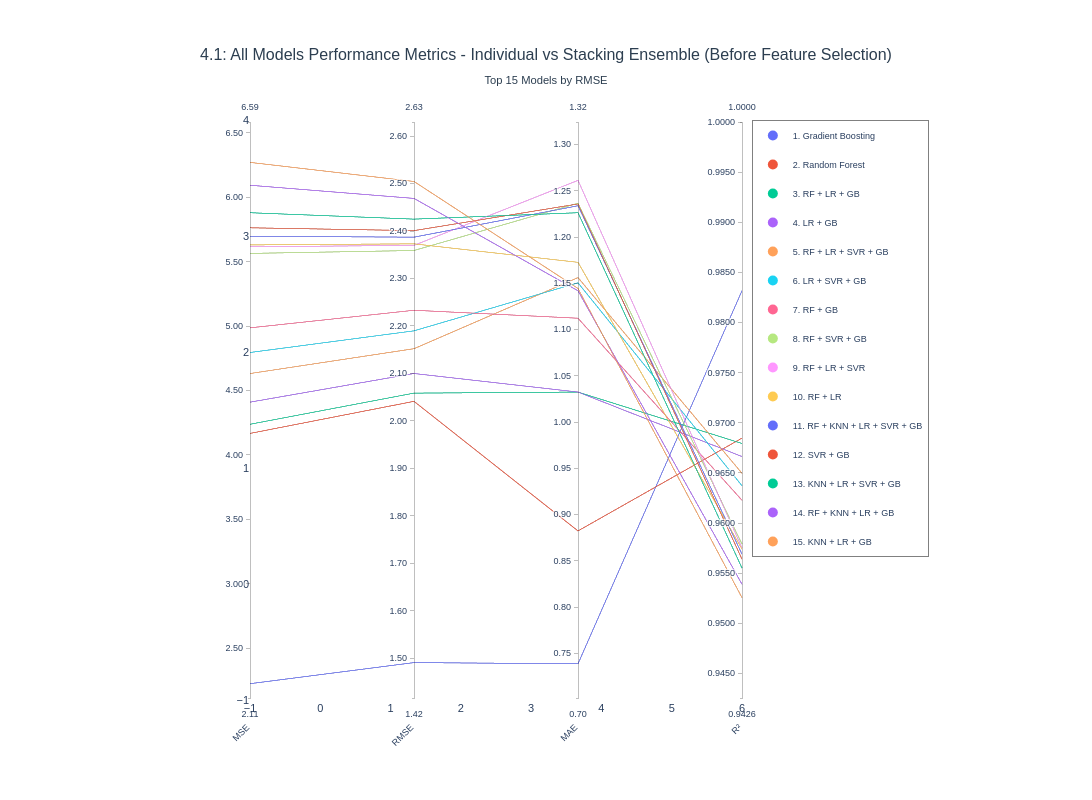

Write notebook code for a chart like this one.
### Code cell
def plot_parallel_coordinates_all_models(
    results_df,
    y_test,
    rf_pred,
    gb_pred,
    lr_pred,
    knn_pred,
    svr_pred,
    title="All Models Performance Metrics",
    top_n=15
):
    df_plot = results_df.copy()

    individual_predictions = {
        'Random Forest': rf_pred,
        'Gradient Boosting': gb_pred,
        'Linear Regression': lr_pred,
        'K-Nearest Neighbors': knn_pred,
        'Support Vector Regression': svr_pred
    }

    individual_rows = []
    for model_name, predictions in individual_predictions.items():
        mse = mean_squared_error(y_test, predictions)
        rmse = np.sqrt(mse)
        mae = mean_absolute_error(y_test, predictions)
        r2 = r2_score(y_test, predictions)

        individual_rows.append({
            'Base Models': model_name,
            'Num Models': 1,
            'MSE': mse,
            'RMSE': rmse,
            'MAE': mae,
            'R2': r2
        })

    df_individual = pd.DataFrame(individual_rows)
    df_plot = pd.concat([df_individual, df_plot], ignore_index=True)
    df_plot = df_plot.nsmallest(top_n, 'RMSE').reset_index(drop=True)

    import plotly.express as px
    colors = px.colors.qualitative.Plotly
    n_models = len(df_plot)
    color_mapping = [colors[i % len(colors)] for i in range(n_models)]

    fig = go.Figure(data=
        go.Parcoords(
            line=dict(
                color=list(range(n_models)),
                colorscale=[[i/(n_models-1), color_mapping[i]] for i in range(n_models)],
                showscale=False
            ),
            dimensions=[
                dict(
                    range=[df_plot['MSE'].min() * 0.95, df_plot['MSE'].max() * 1.05],
                    label='MSE',
                    values=df_plot['MSE'].tolist(),
                    tickformat='.2f'
                ),
                dict(
                    range=[df_plot['RMSE'].min() * 0.95, df_plot['RMSE'].max() * 1.05],
                    label='RMSE',
                    values=df_plot['RMSE'].tolist(),
                    tickformat='.2f'
                ),
                dict(
                    range=[df_plot['MAE'].min() * 0.95, df_plot['MAE'].max() * 1.05],
                    label='MAE',
                    values=df_plot['MAE'].tolist(),
                    tickformat='.2f'
                ),
                dict(
                    range=[df_plot['R2'].min() - 0.01, 1.0],
                    label='R²',
                    values=df_plot['R2'].tolist(),
                    tickformat='.4f'
                )
            ],
            labelangle=-45,
            labelside='bottom'
        )
    )

    fig.update_layout(
        title=dict(
            text=f"{title}<br><sub>Top {top_n} Models by RMSE</sub>",
            font=dict(size=16, family='Arial, sans-serif', color='#2c3e50'),
            x=0.5,
            xanchor='center'
        ),
        plot_bgcolor='white',
        paper_bgcolor='white',
        font=dict(size=11, family='Arial, sans-serif'),
        height=800,
        width=1400,
        margin=dict(l=250, r=350, t=120, b=100),
        hovermode='closest',
        showlegend=True,
        legend=dict(
            orientation="v",
            yanchor="top",
            y=1.0,
            xanchor="left",
            x=1.02,
            bgcolor="rgba(255, 255, 255, 0.95)",
            bordercolor="gray",
            borderwidth=1,
            font=dict(size=9)
        ),
        xaxis=dict(showgrid=False),
        yaxis=dict(showgrid=False)
    )

    for i, row in df_plot.iterrows():
        fig.add_trace(go.Scatter(
            x=[None], y=[None],
            mode='markers',
            marker=dict(size=10, color=color_mapping[i]),
            legendgroup=row['Base Models'],
            showlegend=True,
            name=f"{i+1}. {row['Base Models'][:30]}",
            hovertemplate=f"<b>{row['Base Models']}</b><br>" +
                         f"Num Models: {int(row['Num Models'])}<br>" +
                         f"MSE: {row['MSE']:.4f}<br>" +
                         f"RMSE: {row['RMSE']:.4f}<br>" +
                         f"MAE: {row['MAE']:.4f}<br>" +
                         f"R²: {row['R2']:.4f}<br>" +
                         "<extra></extra>"
        ))

    return fig

fig_all_models_41 = plot_parallel_coordinates_all_models(
    results_df=results_df,
    y_test=y_test,
    rf_pred=rf_pred,
    gb_pred=gb_pred,
    lr_pred=lr_pred,
    knn_pred=knn_pred,
    svr_pred=svr_pred,
    title="4.1: All Models Performance Metrics - Individual vs Stacking Ensemble (Before Feature Selection)",
    top_n=15
)

fig_all_models_41.show()

### Figure 1 — Plotly figure (JSON) as saved in the notebook; plotly's stock layout.template omitted (floating-point values rounded to 4 significant figures)
{"data": [{"dimensions": [{"label": "MSE", "range": [2.113, 6.585], "tickformat": ".2f", "values": [2.224, 4.167, 4.238, 4.41, 4.632, 4.795, 4.987, 5.565, 5.616, 5.631, 5.698, 5.764, 5.881, 6.094, 6.272]}, {"label": "RMSE", "range": [1.417, 2.63], "tickformat": ".2f", "values": [1.491, 2.041, 2.059, 2.1, 2.152, 2.19, 2.233, 2.359, 2.37, 2.373, 2.387, 2.401, 2.425, 2.469, 2.504]}, {"label": "MAE", "range": [0.7018, 1.324], "tickformat": ".2f", "values": [0.7387, 0.8824, 1.032, 1.032, 1.156, 1.151, 1.112, 1.237, 1.261, 1.173, 1.234, 1.236, 1.226, 1.142, 1.144]}, {"label": "R²", "range": [0.9426, 1], "tickformat": ".4f", "values": [0.9832, 0.9685, 0.9679, 0.9666, 0.965, 0.9637, 0.9623, 0.9579, 0.9575, 0.9574, 0.9569, 0.9564, 0.9555, 0.9539, 0.9526]}], "labelangle": -45, "labelside": "bottom", "line": {"color": [0, 1, 2, 3, 4, 5, 6, 7, 8, 9, 10, 11, 12, 13, 14], "colorscale": [[0, "#636EFA"], [0.07143, "#EF553B"], [0.1429, "#00CC96"], [0.2143, "#AB63FA"], [0.2857, "#FFA15A"], [0.3571, "#19D3F3"], [0.4286, "#FF6692"], [0.5, "#B6E880"], [0.5714, "#FF97FF"], [0.6429, "#FECB52"], [0.7143, "#636EFA"], [0.7857, "#EF553B"], [0.8571, "#00CC96"], [0.9286, "#AB63FA"], [1, "#FFA15A"]], "showscale": false}, "type": "parcoords"}, {"hovertemplate": "<b>Gradient Boosting</b><br>Num Models: 1<br>MSE: 2.2239<br>RMSE: 1.4913<br>MAE: 0.7387<br>R²: 0.9832<br><extra></extra>", "legendgroup": "Gradient Boosting", "marker": {"color": "#636EFA", "size": 10}, "mode": "markers", "name": "1. Gradient Boosting", "showlegend": true, "type": "scatter", "x": [null], "y": [null]}, {"hovertemplate": "<b>Random Forest</b><br>Num Models: 1<br>MSE: 4.1671<br>RMSE: 2.0413<br>MAE: 0.8824<br>R²: 0.9685<br><extra></extra>", "legendgroup": "Random Forest", "marker": {"color": "#EF553B", "size": 10}, "mode": "markers", "name": "2. Random Forest", "showlegend": true, "type": "scatter", "x": [null], "y": [null]}, {"hovertemplate": "<b>RF + LR + GB</b><br>Num Models: 3<br>MSE: 4.2382<br>RMSE: 2.0587<br>MAE: 1.0324<br>R²: 0.9679<br><extra></extra>", "legendgroup": "RF + LR + GB", "marker": {"color": "#00CC96", "size": 10}, "mode": "markers", "name": "3. RF + LR + GB", "showlegend": true, "type": "scatter", "x": [null], "y": [null]}, {"hovertemplate": "<b>LR + GB</b><br>Num Models: 2<br>MSE: 4.4098<br>RMSE: 2.1000<br>MAE: 1.0325<br>R²: 0.9666<br><extra></extra>", "legendgroup": "LR + GB", "marker": {"color": "#AB63FA", "size": 10}, "mode": "markers", "name": "4. LR + GB", "showlegend": true, "type": "scatter", "x": [null], "y": [null]}, {"hovertemplate": "<b>RF + LR + SVR + GB</b><br>Num Models: 4<br>MSE: 4.6320<br>RMSE: 2.1522<br>MAE: 1.1562<br>R²: 0.9650<br><extra></extra>", "legendgroup": "RF + LR + SVR + GB", "marker": {"color": "#FFA15A", "size": 10}, "mode": "markers", "name": "5. RF + LR + SVR + GB", "showlegend": true, "type": "scatter", "x": [null], "y": [null]}, {"hovertemplate": "<b>LR + SVR + GB</b><br>Num Models: 3<br>MSE: 4.7954<br>RMSE: 2.1898<br>MAE: 1.1505<br>R²: 0.9637<br><extra></extra>", "legendgroup": "LR + SVR + GB", "marker": {"color": "#19D3F3", "size": 10}, "mode": "markers", "name": "6. LR + SVR + GB", "showlegend": true, "type": "scatter", "x": [null], "y": [null]}, {"hovertemplate": "<b>RF + GB</b><br>Num Models: 2<br>MSE: 4.9869<br>RMSE: 2.2331<br>MAE: 1.1123<br>R²: 0.9623<br><extra></extra>", "legendgroup": "RF + GB", "marker": {"color": "#FF6692", "size": 10}, "mode": "markers", "name": "7. RF + GB", "showlegend": true, "type": "scatter", "x": [null], "y": [null]}, {"hovertemplate": "<b>RF + SVR + GB</b><br>Num Models: 3<br>MSE: 5.5648<br>RMSE: 2.3590<br>MAE: 1.2366<br>R²: 0.9579<br><extra></extra>", "legendgroup": "RF + SVR + GB", "marker": {"color": "#B6E880", "size": 10}, "mode": "markers", "name": "8. RF + SVR + GB", "showlegend": true, "type": "scatter", "x": [null], "y": [null]}, {"hovertemplate": "<b>RF + LR + SVR</b><br>Num Models: 3<br>MSE: 5.6161<br>RMSE: 2.3698<br>MAE: 1.2613<br>R²: 0.9575<br><extra></extra>", "legendgroup": "RF + LR + SVR", "marker": {"color": "#FF97FF", "size": 10}, "mode": "markers", "name": "9. RF + LR + SVR", "showlegend": true, "type": "scatter", "x": [null], "y": [null]}, {"hovertemplate": "<b>RF + LR</b><br>Num Models: 2<br>MSE: 5.6310<br>RMSE: 2.3730<br>MAE: 1.1727<br>R²: 0.9574<br><extra></extra>", "legendgroup": "RF + LR", "marker": {"color": "#FECB52", "size": 10}, "mode": "markers", "name": "10. RF + LR", "showlegend": true, "type": "scatter", "x": [null], "y": [null]}, {"hovertemplate": "<b>RF + KNN + LR + SVR + GB</b><br>Num Models: 5<br>MSE: 5.6980<br>RMSE: 2.3871<br>MAE: 1.2338<br>R²: 0.9569<br><extra></extra>", "legendgroup": "RF + KNN + LR + SVR + GB", "marker": {"color": "#636EFA", "size": 10}, "mode": "markers", "name": "11. RF + KNN + LR + SVR + GB", "showlegend": true, "type": "scatter", "x": [null], "y": [null]}, {"hovertemplate": "<b>SVR + GB</b><br>Num Models: 2<br>MSE: 5.7639<br>RMSE: 2.4008<br>MAE: 1.2358<br>R²: 0.9564<br><extra></extra>", "legendgroup": "SVR + GB", "marker": {"color": "#EF553B", "size": 10}, "mode": "markers", "name": "12. SVR + GB", "showlegend": true, "type": "scatter", "x": [null], "y": [null]}, {"hovertemplate": "<b>KNN + LR + SVR + GB</b><br>Num Models: 4<br>MSE: 5.8809<br>RMSE: 2.4251<br>MAE: 1.2263<br>R²: 0.9555<br><extra></extra>", "legendgroup": "KNN + LR + SVR + GB", "marker": {"color": "#00CC96", "size": 10}, "mode": "markers", "name": "13. KNN + LR + SVR + GB", "showlegend": true, "type": "scatter", "x": [null], "y": [null]}, {"hovertemplate": "<b>RF + KNN + LR + GB</b><br>Num Models: 4<br>MSE: 6.0942<br>RMSE: 2.4687<br>MAE: 1.1419<br>R²: 0.9539<br><extra></extra>", "legendgroup": "RF + KNN + LR + GB", "marker": {"color": "#AB63FA", "size": 10}, "mode": "markers", "name": "14. RF + KNN + LR + GB", "showlegend": true, "type": "scatter", "x": [null], "y": [null]}, {"hovertemplate": "<b>KNN + LR + GB</b><br>Num Models: 3<br>MSE: 6.2717<br>RMSE: 2.5043<br>MAE: 1.1444<br>R²: 0.9526<br><extra></extra>", "legendgroup": "KNN + LR + GB", "marker": {"color": "#FFA15A", "size": 10}, "mode": "markers", "name": "15. KNN + LR + GB", "showlegend": true, "type": "scatter", "x": [null], "y": [null]}], "layout": {"font": {"family": "Arial, sans-serif", "size": 11}, "height": 800, "hovermode": "closest", "legend": {"bgcolor": "rgba(255, 255, 255, 0.95)", "bordercolor": "gray", "borderwidth": 1, "font": {"size": 9}, "orientation": "v", "x": 1.02, "xanchor": "left", "y": 1, "yanchor": "top"}, "margin": {"b": 100, "l": 250, "r": 350, "t": 120}, "paper_bgcolor": "white", "plot_bgcolor": "white", "showlegend": true, "title": {"font": {"color": "#2c3e50", "family": "Arial, sans-serif", "size": 16}, "text": "4.1: All Models Performance Metrics - Individual vs Stacking Ensemble (Before Feature Selection)<br><sub>Top 15 Models by RMSE</sub>", "x": 0.5, "xanchor": "center"}, "width": 1400, "xaxis": {"showgrid": false}, "yaxis": {"showgrid": false}}}
